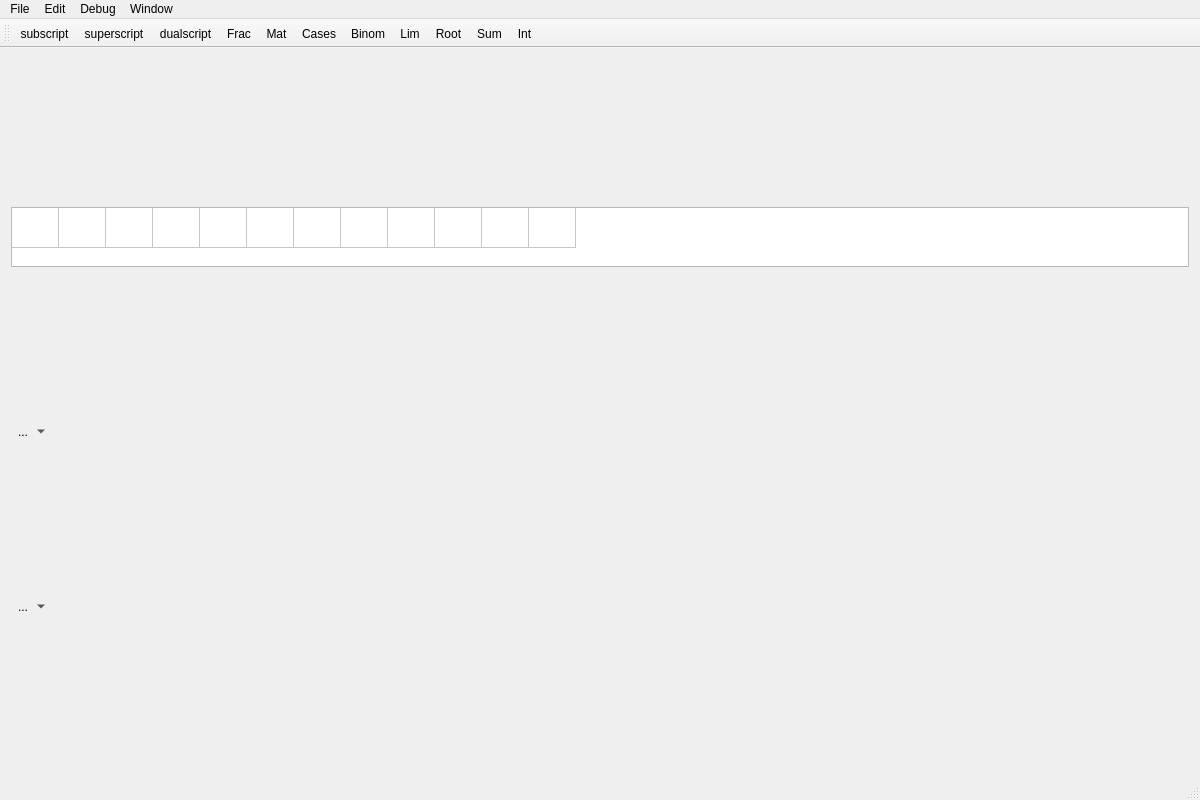
<?xml version="1.0" encoding="UTF-8"?>
<ui version="4.0">
 <class>MainWindow</class>
 <widget class="QMainWindow" name="MainWindow">
  <property name="geometry">
   <rect>
    <x>0</x>
    <y>0</y>
    <width>1200</width>
    <height>800</height>
   </rect>
  </property>
  <property name="windowTitle">
   <string>YAWYSIWYGEE</string>
  </property>
  <widget class="QWidget" name="centralWidget">
   <layout class="QVBoxLayout" name="verticalLayout">
    <item>
     <widget class="QTableWidget" name="tableWidget">
      <property name="sizePolicy">
       <sizepolicy hsizetype="Minimum" vsizetype="MinimumExpanding">
        <horstretch>0</horstretch>
        <verstretch>0</verstretch>
       </sizepolicy>
      </property>
      <property name="maximumSize">
       <size>
        <width>16777215</width>
        <height>60</height>
       </size>
      </property>
      <property name="font">
       <font>
        <pointsize>24</pointsize>
       </font>
      </property>
      <property name="verticalScrollBarPolicy">
       <enum>Qt::ScrollBarAsNeeded</enum>
      </property>
      <property name="sizeAdjustPolicy">
       <enum>QAbstractScrollArea::AdjustToContents</enum>
      </property>
      <property name="selectionMode">
       <enum>QAbstractItemView::SingleSelection</enum>
      </property>
      <property name="gridStyle">
       <enum>Qt::SolidLine</enum>
      </property>
      <property name="sortingEnabled">
       <bool>false</bool>
      </property>
      <property name="rowCount">
       <number>1</number>
      </property>
      <property name="columnCount">
       <number>12</number>
      </property>
      <attribute name="horizontalHeaderVisible">
       <bool>false</bool>
      </attribute>
      <attribute name="horizontalHeaderMinimumSectionSize">
       <number>5</number>
      </attribute>
      <attribute name="horizontalHeaderDefaultSectionSize">
       <number>30</number>
      </attribute>
      <attribute name="horizontalHeaderShowSortIndicator" stdset="0">
       <bool>false</bool>
      </attribute>
      <attribute name="verticalHeaderVisible">
       <bool>false</bool>
      </attribute>
      <attribute name="verticalHeaderMinimumSectionSize">
       <number>5</number>
      </attribute>
      <attribute name="verticalHeaderDefaultSectionSize">
       <number>30</number>
      </attribute>
      <row/>
      <column/>
      <column/>
      <column/>
      <column/>
      <column/>
      <column/>
      <column/>
      <column/>
      <column/>
      <column/>
      <column/>
      <column/>
     </widget>
    </item>
    <item>
     <widget class="QToolButton" name="groupButton">
      <property name="text">
       <string>...</string>
      </property>
      <property name="popupMode">
       <enum>QToolButton::MenuButtonPopup</enum>
      </property>
      <property name="autoRaise">
       <bool>true</bool>
      </property>
     </widget>
    </item>
    <item>
     <widget class="QToolButton" name="toolButton">
      <property name="text">
       <string>...</string>
      </property>
      <property name="popupMode">
       <enum>QToolButton::MenuButtonPopup</enum>
      </property>
      <property name="autoRaise">
       <bool>true</bool>
      </property>
     </widget>
    </item>
   </layout>
  </widget>
  <widget class="QMenuBar" name="menuBar">
   <property name="geometry">
    <rect>
     <x>0</x>
     <y>0</y>
     <width>1200</width>
     <height>31</height>
    </rect>
   </property>
   <widget class="QMenu" name="menuFile">
    <property name="title">
     <string>File</string>
    </property>
    <addaction name="actionNew"/>
    <addaction name="actionLoad"/>
    <addaction name="separator"/>
    <addaction name="actionSave"/>
    <addaction name="actionSave_As"/>
    <addaction name="separator"/>
    <addaction name="actionExit"/>
   </widget>
   <widget class="QMenu" name="menuDebug">
    <property name="title">
     <string>Debug</string>
    </property>
    <addaction name="actionLoad_Test_txt"/>
   </widget>
   <widget class="QMenu" name="menuWindow">
    <property name="title">
     <string>Window</string>
    </property>
    <widget class="QMenu" name="menuTheme">
     <property name="title">
      <string>Theme</string>
     </property>
     <addaction name="actionVanilla"/>
     <addaction name="actionChalkboard"/>
    </widget>
    <addaction name="actionZoom_In"/>
    <addaction name="actionZoom_Out"/>
    <addaction name="actionReset_Zoom"/>
    <addaction name="separator"/>
    <addaction name="actionShow_Line_Numbers"/>
    <addaction name="menuTheme"/>
   </widget>
   <widget class="QMenu" name="menuEdit">
    <property name="title">
     <string>Edit</string>
    </property>
    <addaction name="actionUndo"/>
    <addaction name="actionRedo"/>
    <addaction name="separator"/>
    <addaction name="actionCut"/>
    <addaction name="actionCopy"/>
    <addaction name="actionPaste"/>
   </widget>
   <addaction name="menuFile"/>
   <addaction name="menuEdit"/>
   <addaction name="menuDebug"/>
   <addaction name="menuWindow"/>
  </widget>
  <widget class="QToolBar" name="mainToolBar">
   <property name="sizePolicy">
    <sizepolicy hsizetype="Preferred" vsizetype="Preferred">
     <horstretch>0</horstretch>
     <verstretch>0</verstretch>
    </sizepolicy>
   </property>
   <property name="font">
    <font>
     <stylestrategy>PreferDefault</stylestrategy>
    </font>
   </property>
   <property name="layoutDirection">
    <enum>Qt::LeftToRight</enum>
   </property>
   <property name="allowedAreas">
    <set>Qt::BottomToolBarArea|Qt::TopToolBarArea</set>
   </property>
   <property name="iconSize">
    <size>
     <width>48</width>
     <height>48</height>
    </size>
   </property>
   <property name="toolButtonStyle">
    <enum>Qt::ToolButtonIconOnly</enum>
   </property>
   <attribute name="toolBarArea">
    <enum>TopToolBarArea</enum>
   </attribute>
   <attribute name="toolBarBreak">
    <bool>false</bool>
   </attribute>
   <addaction name="actionSubscript"/>
   <addaction name="actionSuperscript"/>
   <addaction name="actionDualscript"/>
   <addaction name="actionFraction"/>
   <addaction name="actionMatrix"/>
   <addaction name="actionCases"/>
   <addaction name="actionBinom"/>
   <addaction name="actionLim"/>
   <addaction name="actionRoot"/>
   <addaction name="actionBigsum"/>
   <addaction name="actionBigint"/>
  </widget>
  <widget class="QStatusBar" name="statusBar"/>
  <action name="actionSave_As">
   <property name="text">
    <string>Save As</string>
   </property>
  </action>
  <action name="actionExit">
   <property name="text">
    <string>Exit</string>
   </property>
  </action>
  <action name="actionLoad">
   <property name="text">
    <string>Load</string>
   </property>
  </action>
  <action name="actionLoad_Test_txt">
   <property name="text">
    <string>Load Test File</string>
   </property>
  </action>
  <action name="actionZoom_In">
   <property name="text">
    <string>Zoom In</string>
   </property>
  </action>
  <action name="actionZoom_Out">
   <property name="text">
    <string>Zoom Out</string>
   </property>
  </action>
  <action name="actionReset_Zoom">
   <property name="text">
    <string>Reset Zoom</string>
   </property>
  </action>
  <action name="actionNew">
   <property name="text">
    <string>New</string>
   </property>
  </action>
  <action name="actionUndo">
   <property name="enabled">
    <bool>false</bool>
   </property>
   <property name="text">
    <string>Undo</string>
   </property>
  </action>
  <action name="actionRedo">
   <property name="enabled">
    <bool>false</bool>
   </property>
   <property name="text">
    <string>Redo</string>
   </property>
  </action>
  <action name="actionSave">
   <property name="text">
    <string>Save</string>
   </property>
  </action>
  <action name="actionPrint">
   <property name="text">
    <string>Print</string>
   </property>
  </action>
  <action name="actionShow_Line_Numbers">
   <property name="checkable">
    <bool>true</bool>
   </property>
   <property name="checked">
    <bool>true</bool>
   </property>
   <property name="text">
    <string>Show Line Numbers</string>
   </property>
  </action>
  <action name="actionVanilla">
   <property name="checkable">
    <bool>true</bool>
   </property>
   <property name="checked">
    <bool>true</bool>
   </property>
   <property name="text">
    <string>Vanilla</string>
   </property>
  </action>
  <action name="actionChalkboard">
   <property name="checkable">
    <bool>true</bool>
   </property>
   <property name="text">
    <string>Chalkboard</string>
   </property>
  </action>
  <action name="actionTest_for_Memory_Leaks">
   <property name="text">
    <string>Infinite Load/Delete Loop</string>
   </property>
   <property name="iconText">
    <string>Test for Memory Leaks
(Starts Infinite Loop)</string>
   </property>
   <property name="toolTip">
    <string>Infinite Load/Delete Loop</string>
   </property>
  </action>
  <action name="actionCopy_as_PNG">
   <property name="text">
    <string>Copy as PNG</string>
   </property>
  </action>
  <action name="actionCut">
   <property name="text">
    <string>Cut</string>
   </property>
  </action>
  <action name="actionCopy">
   <property name="text">
    <string>Copy</string>
   </property>
  </action>
  <action name="actionPaste">
   <property name="text">
    <string>Paste</string>
   </property>
  </action>
  <action name="actionFraction">
   <property name="icon">
    <iconset resource="example_resource.qrc">
     <normaloff>:/Toolbar/frac.ico</normaloff>:/Toolbar/frac.ico</iconset>
   </property>
   <property name="text">
    <string>Frac</string>
   </property>
   <property name="toolTip">
    <string>\frac</string>
   </property>
  </action>
  <action name="actionMatrix">
   <property name="icon">
    <iconset resource="example_resource.qrc">
     <normaloff>:/Toolbar/mat.ico</normaloff>:/Toolbar/mat.ico</iconset>
   </property>
   <property name="text">
    <string>Mat</string>
   </property>
   <property name="toolTip">
    <string>\mat</string>
   </property>
  </action>
  <action name="actionCases">
   <property name="icon">
    <iconset resource="example_resource.qrc">
     <normaloff>:/Toolbar/cases.ico</normaloff>:/Toolbar/cases.ico</iconset>
   </property>
   <property name="text">
    <string>Cases</string>
   </property>
   <property name="toolTip">
    <string>\cases</string>
   </property>
  </action>
  <action name="actionBinom">
   <property name="icon">
    <iconset resource="example_resource.qrc">
     <normaloff>:/Toolbar/binom.ico</normaloff>:/Toolbar/binom.ico</iconset>
   </property>
   <property name="text">
    <string>Binom</string>
   </property>
   <property name="toolTip">
    <string>\binom</string>
   </property>
  </action>
  <action name="actionLim">
   <property name="icon">
    <iconset resource="example_resource.qrc">
     <normaloff>:/Toolbar/lim.ico</normaloff>:/Toolbar/lim.ico</iconset>
   </property>
   <property name="text">
    <string>Lim</string>
   </property>
   <property name="toolTip">
    <string>\lim</string>
   </property>
  </action>
  <action name="actionRoot">
   <property name="icon">
    <iconset resource="example_resource.qrc">
     <normaloff>:/Toolbar/root.ico</normaloff>:/Toolbar/root.ico</iconset>
   </property>
   <property name="text">
    <string>Root</string>
   </property>
   <property name="toolTip">
    <string>\root</string>
   </property>
  </action>
  <action name="actionBigint">
   <property name="icon">
    <iconset resource="example_resource.qrc">
     <normaloff>:/Toolbar/bigint.ico</normaloff>:/Toolbar/bigint.ico</iconset>
   </property>
   <property name="text">
    <string>Int</string>
   </property>
   <property name="toolTip">
    <string>\bigint</string>
   </property>
  </action>
  <action name="actionBigsum">
   <property name="icon">
    <iconset resource="example_resource.qrc">
     <normaloff>:/Toolbar/bigsum.ico</normaloff>:/Toolbar/bigsum.ico</iconset>
   </property>
   <property name="text">
    <string>Sum</string>
   </property>
   <property name="toolTip">
    <string>\bigsum</string>
   </property>
  </action>
  <action name="actionSubscript">
   <property name="icon">
    <iconset resource="example_resource.qrc">
     <normaloff>:/Toolbar/subscript.ico</normaloff>:/Toolbar/subscript.ico</iconset>
   </property>
   <property name="text">
    <string>subscript</string>
   </property>
   <property name="toolTip">
    <string>\_{body}{subscript}</string>
   </property>
  </action>
  <action name="actionSuperscript">
   <property name="icon">
    <iconset resource="example_resource.qrc">
     <normaloff>:/Toolbar/superscript.ico</normaloff>:/Toolbar/superscript.ico</iconset>
   </property>
   <property name="text">
    <string>superscript</string>
   </property>
   <property name="toolTip">
    <string>\^{body}{superscript}</string>
   </property>
  </action>
  <action name="actionDualscript">
   <property name="icon">
    <iconset resource="example_resource.qrc">
     <normaloff>:/Toolbar/dualscript.ico</normaloff>:/Toolbar/dualscript.ico</iconset>
   </property>
   <property name="text">
    <string>dualscript</string>
   </property>
   <property name="toolTip">
    <string>\_^{body}{subscript}{superscript}</string>
   </property>
  </action>
  <action name="actionAccentarrow">
   <property name="icon">
    <iconset resource="example_resource.qrc">
     <normaloff>:/Toolbar/accentarrow.ico</normaloff>:/Toolbar/accentarrow.ico</iconset>
   </property>
   <property name="text">
    <string>accentarrow</string>
   </property>
   <property name="toolTip">
    <string>\vec</string>
   </property>
  </action>
  <action name="actionAccentbar">
   <property name="icon">
    <iconset resource="example_resource.qrc">
     <normaloff>:/Toolbar/accentbar.ico</normaloff>:/Toolbar/accentbar.ico</iconset>
   </property>
   <property name="text">
    <string>accentbar</string>
   </property>
   <property name="toolTip">
    <string>\bar</string>
   </property>
  </action>
  <action name="actionAccentbreve">
   <property name="icon">
    <iconset resource="example_resource.qrc">
     <normaloff>:/Toolbar/accentbreve.ico</normaloff>:/Toolbar/accentbreve.ico</iconset>
   </property>
   <property name="text">
    <string>accentbreve</string>
   </property>
   <property name="toolTip">
    <string>\breve</string>
   </property>
  </action>
  <action name="actionAccentdot">
   <property name="icon">
    <iconset resource="example_resource.qrc">
     <normaloff>:/Toolbar/accentdot.ico</normaloff>:/Toolbar/accentdot.ico</iconset>
   </property>
   <property name="text">
    <string>accentdot</string>
   </property>
   <property name="toolTip">
    <string>\dot</string>
   </property>
  </action>
  <action name="actionAccentddot">
   <property name="icon">
    <iconset resource="example_resource.qrc">
     <normaloff>:/Toolbar/accentddot.ico</normaloff>:/Toolbar/accentddot.ico</iconset>
   </property>
   <property name="text">
    <string>accentddot</string>
   </property>
   <property name="toolTip">
    <string>\ddot</string>
   </property>
  </action>
  <action name="actionAccentdddot">
   <property name="icon">
    <iconset resource="example_resource.qrc">
     <normaloff>:/Toolbar/accentdddot.ico</normaloff>:/Toolbar/accentdddot.ico</iconset>
   </property>
   <property name="text">
    <string>accentdddot</string>
   </property>
   <property name="toolTip">
    <string>\dddot</string>
   </property>
  </action>
  <action name="actionAccenthat">
   <property name="icon">
    <iconset resource="example_resource.qrc">
     <normaloff>:/Toolbar/accenthat.ico</normaloff>:/Toolbar/accenthat.ico</iconset>
   </property>
   <property name="text">
    <string>accenthat</string>
   </property>
   <property name="toolTip">
    <string>\hat</string>
   </property>
  </action>
  <action name="actionAccenttilde">
   <property name="icon">
    <iconset resource="example_resource.qrc">
     <normaloff>:/Toolbar/accenttilde.ico</normaloff>:/Toolbar/accenttilde.ico</iconset>
   </property>
   <property name="text">
    <string>accenttilde</string>
   </property>
   <property name="toolTip">
    <string>\tilde</string>
   </property>
  </action>
  <action name="actionGroupnorm">
   <property name="icon">
    <iconset resource="example_resource.qrc">
     <normaloff>:/Toolbar/groupingnorm.ico</normaloff>:/Toolbar/groupingnorm.ico</iconset>
   </property>
   <property name="text">
    <string>groupnorm</string>
   </property>
   <property name="toolTip">
    <string>\norm</string>
   </property>
  </action>
  <action name="actionGroupingabs">
   <property name="icon">
    <iconset resource="example_resource.qrc">
     <normaloff>:/Toolbar/groupingabs.ico</normaloff>:/Toolbar/groupingabs.ico</iconset>
   </property>
   <property name="text">
    <string>groupingabs</string>
   </property>
   <property name="toolTip">
    <string>\abs</string>
   </property>
  </action>
  <action name="actionGroupingangle">
   <property name="icon">
    <iconset resource="example_resource.qrc">
     <normaloff>:/Toolbar/groupingangle.ico</normaloff>:/Toolbar/groupingangle.ico</iconset>
   </property>
   <property name="text">
    <string>groupingangle</string>
   </property>
  </action>
  <action name="actionGroupingdangle">
   <property name="icon">
    <iconset resource="example_resource.qrc">
     <normaloff>:/Toolbar/groupingdangle.ico</normaloff>:/Toolbar/groupingdangle.ico</iconset>
   </property>
   <property name="text">
    <string>groupingdangle</string>
   </property>
  </action>
  <action name="actionGroupingceil">
   <property name="icon">
    <iconset resource="example_resource.qrc">
     <normaloff>:/Toolbar/groupingceil.ico</normaloff>:/Toolbar/groupingceil.ico</iconset>
   </property>
   <property name="text">
    <string>groupingceil</string>
   </property>
   <property name="toolTip">
    <string>\ceil</string>
   </property>
  </action>
  <action name="actionGroupingfloor">
   <property name="icon">
    <iconset resource="example_resource.qrc">
     <normaloff>:/Toolbar/groupingfloor.ico</normaloff>:/Toolbar/groupingfloor.ico</iconset>
   </property>
   <property name="text">
    <string>groupingfloor</string>
   </property>
   <property name="toolTip">
    <string>\floor</string>
   </property>
  </action>
  <action name="actionEval">
   <property name="icon">
    <iconset resource="example_resource.qrc">
     <normaloff>:/Toolbar/eval.ico</normaloff>:/Toolbar/eval.ico</iconset>
   </property>
   <property name="text">
    <string>eval</string>
   </property>
  </action>
 </widget>
 <layoutdefault spacing="6" margin="11"/>
 <resources>
  <include location="example_resource.qrc"/>
 </resources>
 <connections/>
</ui>
